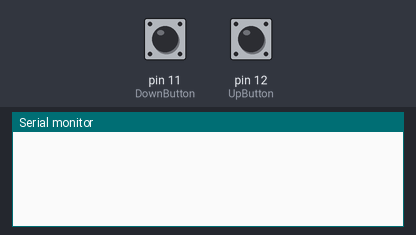
A sketch run on a simulated Arduino Uno, built with avr-gcc and run on an emulated ATmega328P. On the bench: the last lines printed to the serial monitor. Inputs (shaded band) come from the test bench; at power-on: pin 11 (DownButton) LOW, pin 12 (UpButton) LOW.

Above: at 1.2 s.
1.3 s: pin 11 (DownButton) pulled HIGH for 0.15 s
At 1.9 s:
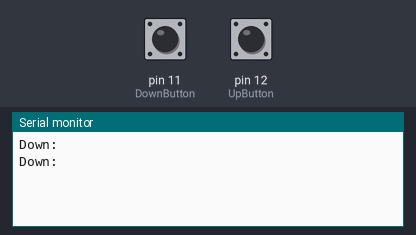
2.9 s: pin 12 (UpButton) pulled HIGH for 0.15 s
At 4.3 s:
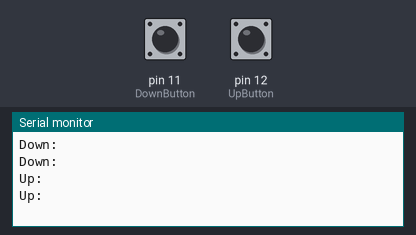

Measured:
- after the input at 1.3 s, the serial monitor: prints a new line at once (image 1)
- after the input at 2.9 s, the serial monitor: prints a new line at once (image 2)

The sketch:

Controller_Arduino.ino
```cpp
const int UpButton = 12;
const int DownButton = 11;

void setup(){
   Serial.begin(9600);
   pinMode(UpButton, INPUT);
   pinMode(DownButton, INPUT);
}

void loop(){
   if(digitalRead(UpButton) == HIGH){
  Serial.println("Up:");//It doesn't matter what you print. Just have a colon at the end to make it easier to parse the string.
  delay(100);
   }
   if(digitalRead(DownButton) == HIGH){
  Serial.println("Down:");
  delay(100);
   }

}
/*Add or subtract to the code for your application. Just make sure you do a Serial.println()
* with a colon when you want to simulate a keypress.
*/
```
